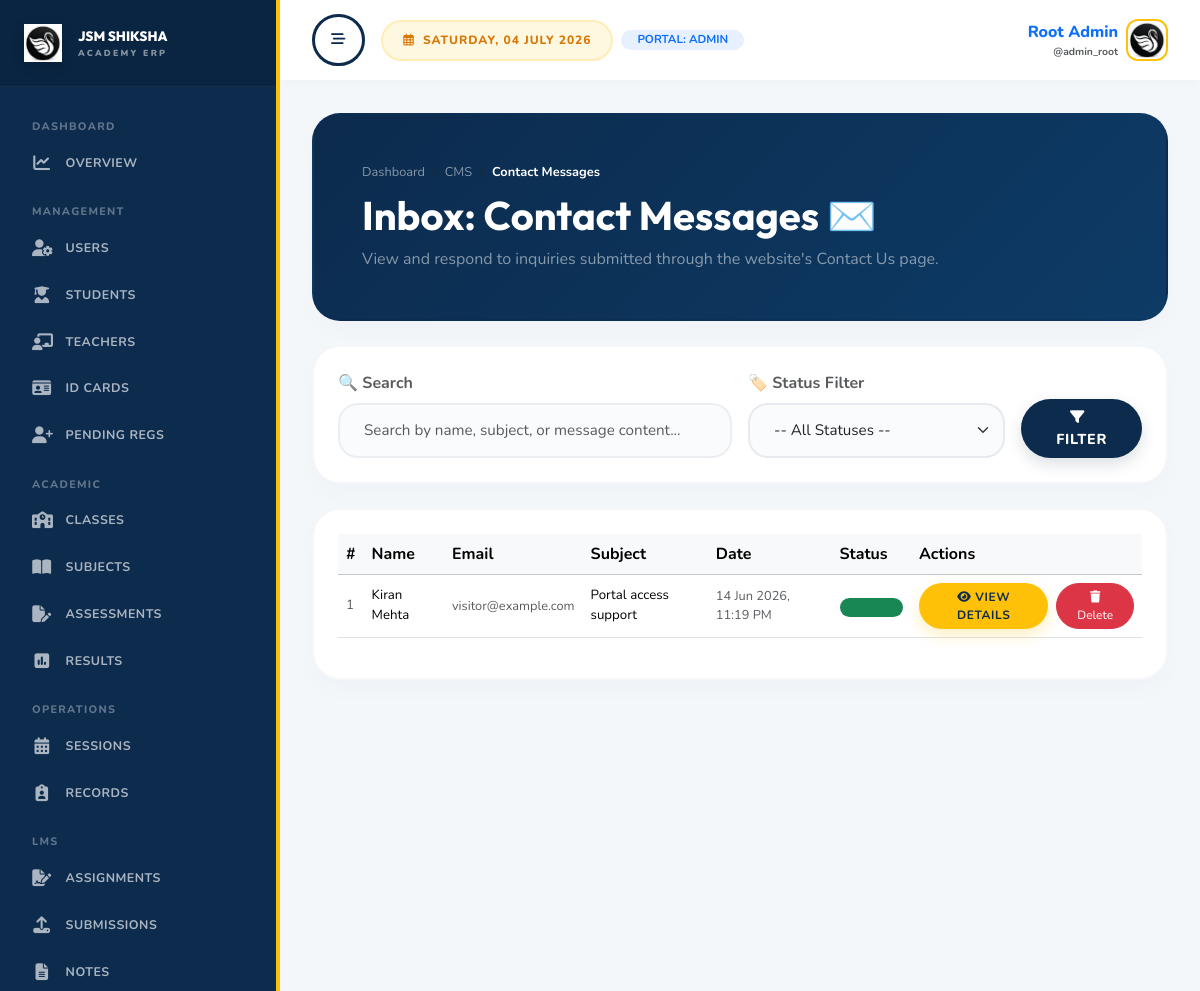
/dashboard/admin/contact-messages/ (signed in, upper part), run on an earlier commit of the app's database.
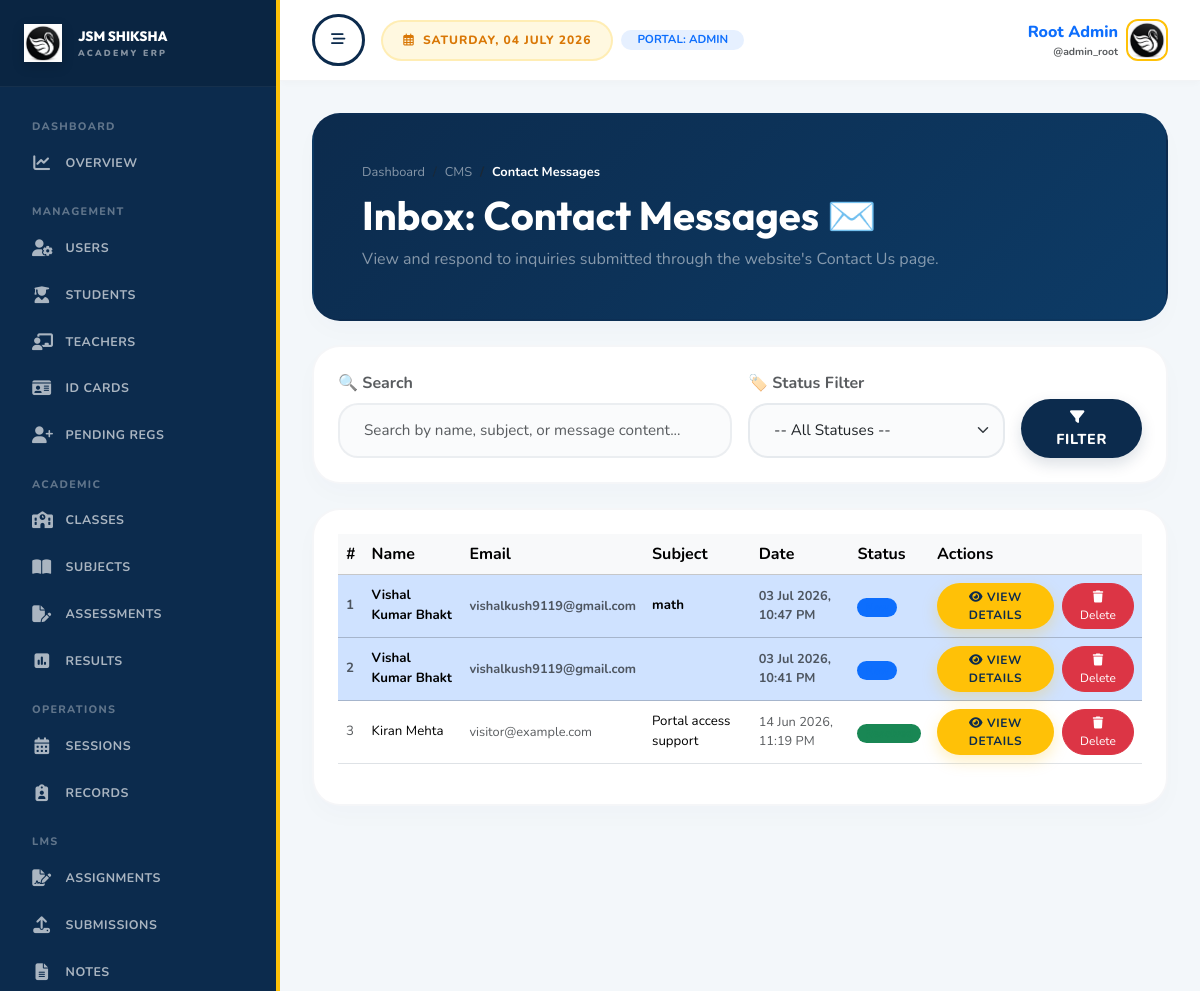
And on a later commit of the database.
### users/models.py (models this page shows, shortened)
class User(AbstractUser):
    class Roles(models.TextChoices):
        ADMIN = "admin", "Admin"
        TEACHER = "teacher", "Teacher"
        STUDENT = "student", "Student"
    email = models.EmailField(unique=True)
    role = models.CharField(max_length=20, choices=Roles.choices, default=Roles.STUDENT)
    phone = models.CharField(max_length=20, blank=True)
    address = models.TextField(blank=True)
    bio = models.TextField(blank=True)
    avatar = models.ImageField(upload_to="avatars/", blank=True, null=True)
    is_verified = models.BooleanField(default=True)
    date_of_birth = models.DateField(blank=True, null=True)
    gender = models.CharField(max_length=20, blank=True)
    city = models.CharField(max_length=80, blank=True)
    state = models.CharField(max_length=80, blank=True)
    country = models.CharField(max_length=80, blank=True)
    pincode = models.CharField(max_length=20, blank=True)
    employee_id = models.CharField(max_length=40, blank=True)
    joining_date = models.DateField(blank=True, null=True)
    profile_visibility = models.BooleanField(default=True)
    email_notifications = models.BooleanField(default=True)
    system_notifications = models.BooleanField(default=True)
    theme = models.CharField(max_length=20, default="light")
    language = models.CharField(max_length=20, default="en")
    registration_status = models.CharField(
        max_length=20,
        choices=[('pending', 'Pending Approval'), ('approved', 'Approved'), ('rejected', 'Rejected')],
        default='approved'
    )
    approved_at = models.DateTimeField(blank=True, null=True)
    approved_by = models.ForeignKey(
        'self',
        on_delete=models.SET_NULL,
        blank=True,
        null=True,
        related_name='approved_users'
    )
    rejected_reason = models.TextField(blank=True)
    created_at = models.DateTimeField(auto_now_add=True)
    updated_at = models.DateTimeField(auto_now=True)
    @property
    def full_name(self):
        name = f"{self.first_name} {self.last_name}".strip()
        return name or self.username

### cms/models.py (models this page shows, shortened)
class ContactMessage(models.Model):
    class Status(models.TextChoices):
        NEW = "new", "New"
        IN_PROGRESS = "in_progress", "In progress"
        RESOLVED = "resolved", "Resolved"
        CLOSED = "closed", "Closed"
    name = models.CharField(max_length=140)
    email = models.EmailField()
    phone = models.CharField(max_length=20, blank=True)
    subject = models.CharField(max_length=160)
    message = models.TextField()
    status = models.CharField(max_length=20, choices=Status.choices, default=Status.NEW)
    created_at = models.DateTimeField(auto_now_add=True)
    updated_at = models.DateTimeField(auto_now=True)
    class Meta:
        ordering = ["-created_at"]

### dashboard/views.py (the view)
# urls.py: path("dashboard/admin/contact-messages/", views.admin_contact_messages, name="admin_contact_messages"),
@login_required
def admin_contact_messages(request):
    if request.user.role != "admin":
        return redirect("dashboard_redirect")
    q = request.GET.get("q", "").strip()
    status_filter = request.GET.get("status", "")
    messages_list = ContactMessage.objects.all().order_by("-created_at")
    if q:
        messages_list = messages_list.filter(Q(name__icontains=q) | Q(subject__icontains=q) | Q(message__icontains=q))
    if status_filter:
        messages_list = messages_list.filter(status=status_filter)
    return render(request, "admin/contact_messages.html", {
        "messages_list": messages_list,
        "is_dashboard_view": True,
        "q": q,
        "status_filter": status_filter,
        "status_choices": ContactMessage.Status.choices
    })

### templates/admin/contact_messages.html (shortened to what this page needs)
{% extends "dashboard_base.html" %}
{% load static %}
{% block dashboard_content %}
<div class="premium-card p-4 p-md-5 mb-4 text-white" style="background: linear-gradient(135deg, #0c2b4d 0%, #0d3b66 100%);">
    <div class="row align-items-center">
        <div class="col-md-12">
            <nav aria-label="breadcrumb">
                <ol class="breadcrumb mb-2" style="font-size: 0.8rem;">
                    <li class="breadcrumb-item"><a href="{% url 'admin_overview' %}" class="text-white-50 text-decoration-none">Dashboard</a></li>
                    <li class="breadcrumb-item text-white-50" aria-current="page">CMS</li>
                    <li class="breadcrumb-item active text-white fw-bold" aria-current="page">Contact Messages</li>
                </ol>
            </nav>
            <h1 class="display-6 fw-bold text-white mb-2" style="font-family:'Outfit',sans-serif;">Inbox: Contact Messages ✉️</h1>
            <p class="text-white-50 mb-0">View and respond to inquiries submitted through the website's Contact Us page.</p>
        </div>
    </div>
</div>
<div class="premium-card p-4 bg-white mb-4">
    <form method="get" class="row g-3 align-items-end">
        <div class="col-md-6">
            <label class="form-label fw-bold text-xs uppercase text-muted" for="q">🔍 Search</label>
            <input type="text" name="q" id="q" value="{{ q|default:'' }}" class="form-control rounded-pill" placeholder="Search by name, subject, or message content...">
        </div>
        <div class="col-md-4">
            <label class="form-label fw-bold text-xs uppercase text-muted" for="status">🏷️ Status Filter</label>
            <select name="status" id="status" class="form-select rounded-pill">
                <option value="">-- All Statuses --</option>
            </select>
        </div>
        <div class="col-md-2">
            <button type="submit" class="btn btn-premium-primary rounded-pill w-100 py-2"><i class="fa-solid fa-filter me-2"></i>Filter</button>
        </div>
    </form>
</div>
<div class="premium-card p-4 bg-white">
    <div class="table-responsive">
        <table class="table table-hover align-middle">
            <thead class="table-light">
                <tr>
                    <th>#</th>
                    <th>Name</th>
                    <th>Email</th>
                    <th>Subject</th>
                    <th>Date</th>
                    <th>Status</th>
                    <th>Actions</th>
                </tr>
            </thead>
            <tbody>
                {% for msg in messages_list %}
                <tr class="{% if msg.status == 'new' %}table-primary fw-bold{% endif %}">
                    <td class="text-muted" style="font-size:0.83rem;">{{ forloop.counter }}</td>
                    <td style="font-size:0.83rem;">{{ msg.name }}</td>
                    <td class="text-muted" style="font-size:0.8rem;">{{ msg.email }}</td>
                    <td style="font-size:0.83rem;">{{ msg.subject }}</td>
                    <td class="text-muted" style="font-size:0.8rem;">{{ msg.created_at|date:"d M Y, h:i A" }}</td>
                    <td>
                        {% if msg.status == 'new' %}
                            <span class="badge bg-primary bg-opacity-15 text-primary rounded-pill fw-bold px-2 py-1" style="font-size:0.7rem;">New</span>
                        {% elif msg.status == 'in_progress' %}
                            <span class="badge bg-warning bg-opacity-15 text-warning rounded-pill fw-bold px-2 py-1" style="font-size:0.7rem;">In Progress</span>
                        {% elif msg.status == 'resolved' %}
                            <span class="badge bg-success bg-opacity-15 text-success rounded-pill fw-bold px-2 py-1" style="font-size:0.7rem;">Resolved</span>
                        {% else %}
                            <span class="badge bg-secondary bg-opacity-15 text-secondary rounded-pill fw-bold px-2 py-1" style="font-size:0.7rem;">Closed</span>
                        {% endif %}
                    </td>
                    <td>
                        <div class="d-flex gap-2">
                            <button class="btn btn-sm btn-premium-accent rounded-pill px-3 py-1 fw-bold" style="font-size:0.75rem;"
                                    onclick="viewMessageDetails('{{ msg.name }}', '{{ msg.email }}', '{{ msg.phone|default:'—' }}', '{{ msg.subject|escapejs }}', '{{ msg.message|escapejs }}', '{{ msg.id }}', '{{ msg.status }}')">
                                <i class="fa-solid fa-eye"></i> View Details
                            </button>
                            <a href="{% url 'admin_contact_message_delete' msg.id %}" class="btn btn-sm btn-danger rounded-pill px-3 py-1" style="font-size:0.75rem;" onclick="return confirm('Are you sure you want to delete this message?')">
                                <i class="fa-solid fa-trash"></i> Delete
                            </a>
                        </div>
                    </td>
                </tr>
                {% empty %}
                <tr><td colspan="7" class="text-center py-5 text-muted">No messages found.</td></tr>
                {% endfor %}
            </tbody>
        </table>
    </div>
</div>
{% endblock %}

### templates/dashboard_base.html (shortened to what this page needs)
{% extends "base.html" %}
{% load static %}
{% block content %}
<div class="dashboard-wrapper" id="dashboardWrapper">
    <aside class="dashboard-sidebar" id="sidebar">
        <div class="sidebar-brand">
            <a class="d-flex align-items-center gap-3 text-decoration-none" href="{% url 'dashboard_redirect' %}">
                <img src="{% static 'images/logo.png' %}" alt="Logo" style="width: 38px; height: 38px; object-fit: contain; filter: drop-shadow(0 4px 6px rgba(0,0,0,0.15));">
                <div class="brand-text-wrapper">
                    <span class="brand-font fs-6 mb-0 d-block text-white" style="font-size: 0.85rem !important;">JSM SHIKSHA</span>
                    <span class="d-block text-white-50" style="font-size: 0.55rem; letter-spacing: 0.25em; font-weight: 900;">ACADEMY ERP</span>
                </div>
            </a>
        </div>
        <div class="sidebar-scroll">
            <ul class="sidebar-menu">
                {% if user.role == 'admin' %}
                    <p class="sidebar-section-header">Dashboard</p>
                    <li><a href="{% url 'admin_overview' %}" class="sidebar-link {% if request.resolver_match.url_name == 'admin_overview' %}active{% endif %}"><i class="fa-solid fa-chart-line"></i> <span>Overview</span></a></li>
                    <p class="sidebar-section-header">Management</p>
                    <li><a href="{% url 'admin_users' %}" class="sidebar-link {% if 'users' in request.path %}active{% endif %}"><i class="fa-solid fa-user-gear"></i> <span>Users</span></a></li>
                    <li><a href="{% url 'admin_students' %}" class="sidebar-link {% if 'students' in request.path %}active{% endif %}"><i class="fa-solid fa-user-graduate"></i> <span>Students</span></a></li>
                    <li><a href="{% url 'admin_teachers' %}" class="sidebar-link {% if 'teachers' in request.path %}active{% endif %}"><i class="fa-solid fa-chalkboard-teacher"></i> <span>Teachers</span></a></li>
                    <li><a href="{% url 'admin_id_cards' %}" class="sidebar-link {% if 'id-cards' in request.path %}active{% endif %}"><i class="fa-solid fa-id-card"></i> <span>ID Cards</span></a></li>
                    <li><a href="{% url 'admin_pending_registrations' %}" class="sidebar-link {% if 'pending-registrations' in request.path %}active{% endif %}"><i class="fa-solid fa-user-plus"></i> <span>Pending Regs</span></a></li>
                    <p class="sidebar-section-header">Academic</p>
                    <li><a href="{% url 'admin_classes' %}" class="sidebar-link {% if 'classes' in request.path %}active{% endif %}"><i class="fa-solid fa-school"></i> <span>Classes</span></a></li>
                    <li><a href="{% url 'admin_subjects' %}" class="sidebar-link {% if 'subjects' in request.path %}active{% endif %}"><i class="fa-solid fa-book-open"></i> <span>Subjects</span></a></li>
                    <li><a href="{% url 'admin_assessments' %}" class="sidebar-link {% if 'assessments' in request.path %}active{% endif %}"><i class="fa-solid fa-file-pen"></i> <span>Assessments</span></a></li>
                    <li><a href="{% url 'admin_results' %}" class="sidebar-link {% if 'results' in request.path %}active{% endif %}"><i class="fa-solid fa-square-poll-vertical"></i> <span>Results</span></a></li>
                    <p class="sidebar-section-header">Operations</p>
                    <li><a href="{% url 'admin_attendance_sessions' %}" class="sidebar-link {% if 'attendance-sessions' in request.path %}active{% endif %}"><i class="fa-solid fa-calendar-days"></i> <span>Sessions</span></a></li>
                    <li><a href="{% url 'admin_attendance_records' %}" class="sidebar-link {% if 'attendance-records' in request.path %}active{% endif %}"><i class="fa-solid fa-clipboard-user"></i> <span>Records</span></a></li>
                    <p class="sidebar-section-header">LMS</p>
                    <li><a href="{% url 'admin_assignments' %}" class="sidebar-link {% if 'assignments' in request.path %}active{% endif %}"><i class="fa-solid fa-file-signature"></i> <span>Assignments</span></a></li>
                    <li><a href="{% url 'admin_submissions' %}" class="sidebar-link {% if 'submissions' in request.path %}active{% endif %}"><i class="fa-solid fa-upload"></i> <span>Submissions</span></a></li>
                    <li><a href="{% url 'admin_notes' %}" class="sidebar-link {% if 'notes' in request.path %}active{% endif %}"><i class="fa-solid fa-file-lines"></i> <span>Notes</span></a></li>
                {% endif %}
            </ul>
        </div>
    </aside>
    <div class="dashboard-content">
        <header class="dashboard-header">
            <div class="d-flex align-items-center gap-3">
                <button class="btn btn-premium-outline px-3" onclick="toggleSidebar()" aria-label="Toggle Navigation Sidebar">
                    <i class="fa-solid fa-bars-staggered"></i>
                </button>
                <div class="d-none d-md-flex align-items-center gap-2">
                    <span class="badge-premium-gold"><i class="fa-regular fa-calendar-days me-1"></i> {% now "l, d F Y" %}</span>
                    <span class="badge bg-primary bg-opacity-10 text-primary rounded-pill px-3 py-1 fw-bold" style="font-size:0.72rem;">PORTAL: {{ user.role|upper }}</span>
                </div>
            </div>
            <div class="d-flex align-items-center gap-3">
                <div class="dropdown">
                    <div class="d-flex align-items-center gap-2" style="cursor:pointer;" data-bs-toggle="dropdown" aria-expanded="false">
                        <div class="text-end d-none d-sm-block">
                            <span class="d-block font-bold text-sm text-primary mb-0" style="color: var(--primary-color); font-weight: 800;">{{ user.full_name }}</span>
                            <small class="text-muted d-block text-[10px] uppercase fw-bold" style="font-size: 0.65rem;">@{{ user.username }}</small>
                        </div>
                        <div class="user-avatar-wrapper">
                            {% if user.avatar %}
                                <img src="{{ user.avatar.url }}" alt="Avatar" style="width: 38px; height: 38px; border-radius: 10px; object-fit: cover;">
                            {% else %}
                                <img src="{% static 'images/logo.png' %}" alt="Logo" style="width: 28px; height: 28px; object-fit: contain;">
                            {% endif %}
                        </div>
                    </div>
                </div>
            </div>
        </header>
        <main class="dashboard-body">
            {% block dashboard_content %}{% endblock %}
        </main>
    </div>
</div>
{% endblock %}

### templates/base.html (shortened to what this page needs)
{% load static %}
<!DOCTYPE html>
<html lang="en">
<head>
    <link href="https://cdn.jsdelivr.net/npm/bootstrap@5.3.2/dist/css/bootstrap.min.css" rel="stylesheet">
    <link rel="stylesheet" href="https://cdnjs.cloudflare.com/ajax/libs/font-awesome/6.4.2/css/all.min.css">
</head>
<body>
    <main>
        {% block content %}{% endblock %}
    </main>
</body>
</html>

What changed in the data, as far as the page shows it:
added ContactMessage: name "Vishal Kumar Bhakt", email "vishalkush9119@gmail.com", subject "math", created_at "03 Jul 2026, 10:47 PM", status "new" (drawn)
added ContactMessage: name "Vishal Kumar Bhakt", email "vishalkush9119@gmail.com", created_at "03 Jul 2026, 10:41 PM"
